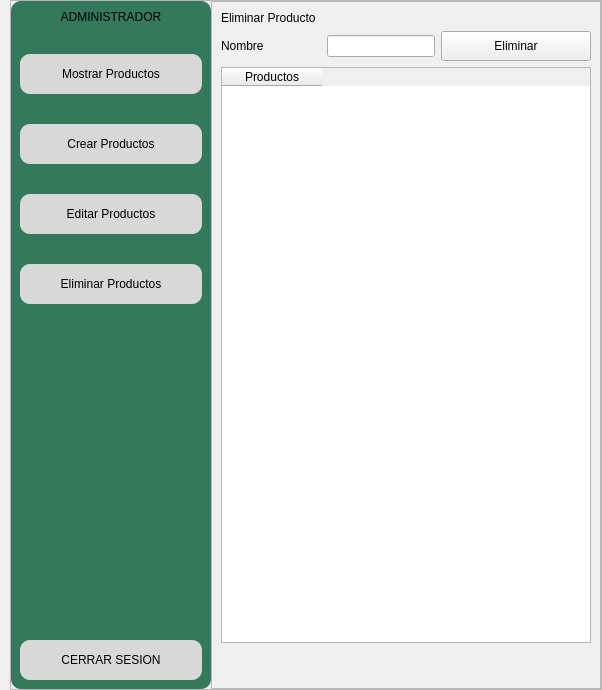
         <widget class="QWidget" name="pgEliminarProductoAdmin">
          <layout class="QHBoxLayout" name="horizontalLayout_98">
           <property name="spacing">
            <number>0</number>
           </property>
           <property name="leftMargin">
            <number>10</number>
           </property>
           <property name="topMargin">
            <number>0</number>
           </property>
           <property name="rightMargin">
            <number>0</number>
           </property>
           <property name="bottomMargin">
            <number>0</number>
           </property>
           <item>
            <widget class="QFrame" name="frame_46">
             <property name="frameShape">
              <enum>QFrame::StyledPanel</enum>
             </property>
             <property name="frameShadow">
              <enum>QFrame::Raised</enum>
             </property>
             <layout class="QHBoxLayout" name="horizontalLayout_94">
              <property name="spacing">
               <number>0</number>
              </property>
              <property name="leftMargin">
               <number>0</number>
              </property>
              <property name="topMargin">
               <number>0</number>
              </property>
              <property name="rightMargin">
               <number>0</number>
              </property>
              <property name="bottomMargin">
               <number>0</number>
              </property>
              <item>
               <widget class="QFrame" name="frame_49">
                <property name="minimumSize">
                 <size>
                  <width>200</width>
                  <height>0</height>
                 </size>
                </property>
                <property name="maximumSize">
                 <size>
                  <width>200</width>
                  <height>16777215</height>
                 </size>
                </property>
                <property name="styleSheet">
                 <string notr="true">background-color: #35795c;
border-radius:10px;</string>
                </property>
                <property name="frameShape">
                 <enum>QFrame::StyledPanel</enum>
                </property>
                <property name="frameShadow">
                 <enum>QFrame::Raised</enum>
                </property>
                <layout class="QVBoxLayout" name="verticalLayout_56">
                 <property name="spacing">
                  <number>30</number>
                 </property>
                 <item>
                  <widget class="QLabel" name="label_85">
                   <property name="styleSheet">
                    <string notr="true">font: 87 11pt &quot;Arial Black&quot;;</string>
                   </property>
                   <property name="text">
                    <string>ADMINISTRADOR</string>
                   </property>
                   <property name="alignment">
                    <set>Qt::AlignCenter</set>
                   </property>
                  </widget>
                 </item>
                 <item>
                  <widget class="QPushButton" name="btnMostrarProductoAdmin1_4">
                   <property name="minimumSize">
                    <size>
                     <width>0</width>
                     <height>40</height>
                    </size>
                   </property>
                   <property name="styleSheet">
                    <string notr="true">QPushButton{
background-color: #d8d8d9;
font: 87 10pt &quot;Arial Black&quot;;
color: rgb(0, 0, 0);
border-radius:10px;

}

QPushButton:hover{
background-color: #c8c8c9;
color: rgb(0, 0, 0);
border-radius:10px;
}</string>
                   </property>
                   <property name="text">
                    <string>Mostrar Productos</string>
                   </property>
                  </widget>
                 </item>
                 <item>
                  <widget class="QPushButton" name="btnCrearProductoAdmin1_4">
                   <property name="minimumSize">
                    <size>
                     <width>0</width>
                     <height>40</height>
                    </size>
                   </property>
                   <property name="styleSheet">
                    <string notr="true">QPushButton{
background-color: #d8d8d9;
font: 87 10pt &quot;Arial Black&quot;;
color: rgb(0, 0, 0);
border-radius:10px;

}

QPushButton:hover{
background-color: #c8c8c9;
color: rgb(0, 0, 0);
border-radius:10px;
}</string>
                   </property>
                   <property name="text">
                    <string>Crear Productos</string>
                   </property>
                  </widget>
                 </item>
                 <item>
                  <widget class="QPushButton" name="btnEditarProductoAdmin1_4">
                   <property name="minimumSize">
                    <size>
                     <width>0</width>
                     <height>40</height>
                    </size>
                   </property>
                   <property name="styleSheet">
                    <string notr="true">QPushButton{
background-color: #d8d8d9;
font: 87 10pt &quot;Arial Black&quot;;
color: rgb(0, 0, 0);
border-radius:10px;

}

QPushButton:hover{
background-color: #c8c8c9;
color: rgb(0, 0, 0);
border-radius:10px;
}</string>
                   </property>
                   <property name="text">
                    <string>Editar Productos</string>
                   </property>
                  </widget>
                 </item>
                 <item>
                  <widget class="QPushButton" name="btnEliminarProductoAdmin1_4">
                   <property name="minimumSize">
                    <size>
                     <width>0</width>
                     <height>40</height>
                    </size>
                   </property>
                   <property name="styleSheet">
                    <string notr="true">QPushButton{
background-color: #d8d8d9;
font: 87 10pt &quot;Arial Black&quot;;
color: rgb(0, 0, 0);
border-radius:10px;

}

QPushButton:hover{
background-color: #c8c8c9;
color: rgb(0, 0, 0);
border-radius:10px;
}</string>
                   </property>
                   <property name="text">
                    <string>Eliminar Productos</string>
                   </property>
                  </widget>
                 </item>
                 <item>
                  <spacer name="verticalSpacer_63">
                   <property name="orientation">
                    <enum>Qt::Vertical</enum>
                   </property>
                   <property name="sizeHint" stdset="0">
                    <size>
                     <width>20</width>
                     <height>306</height>
                    </size>
                   </property>
                  </spacer>
                 </item>
                 <item>
                  <widget class="QPushButton" name="btnCerrarSesionAdmin1_12">
                   <property name="minimumSize">
                    <size>
                     <width>0</width>
                     <height>40</height>
                    </size>
                   </property>
                   <property name="styleSheet">
                    <string notr="true">QPushButton{
background-color: #d8d8d9;
font: 87 9pt &quot;Arial Black&quot;;
color: rgb(0, 0, 0);
border-radius:10px;

}

QPushButton:hover{
background-color: #c8c8c9;
color: rgb(0, 0, 0);
border-radius:10px;
}</string>
                   </property>
                   <property name="text">
                    <string>CERRAR SESION</string>
                   </property>
                   <property name="icon">
                    <iconset>
                     <normaloff>Imagenes/logo cerrar sesion.png</normaloff>Imagenes/logo cerrar sesion.png</iconset>
                   </property>
                  </widget>
                 </item>
                </layout>
               </widget>
              </item>
              <item>
               <widget class="QFrame" name="frame_50">
                <property name="frameShape">
                 <enum>QFrame::StyledPanel</enum>
                </property>
                <property name="frameShadow">
                 <enum>QFrame::Raised</enum>
                </property>
                <layout class="QVBoxLayout" name="verticalLayout_57">
                 <item>
                  <widget class="QLabel" name="label_86">
                   <property name="styleSheet">
                    <string notr="true">font: 87 16pt &quot;Arial Black&quot;;</string>
                   </property>
                   <property name="text">
                    <string>Eliminar Producto</string>
                   </property>
                  </widget>
                 </item>
                 <item>
                  <layout class="QHBoxLayout" name="horizontalLayout_95">
                   <item>
                    <widget class="QLabel" name="label_87">
                     <property name="minimumSize">
                      <size>
                       <width>100</width>
                       <height>30</height>
                      </size>
                     </property>
                     <property name="maximumSize">
                      <size>
                       <width>100</width>
                       <height>30</height>
                      </size>
                     </property>
                     <property name="styleSheet">
                      <string notr="true">font: 87 11pt &quot;Arial Black&quot;;</string>
                     </property>
                     <property name="text">
                      <string>Nombre</string>
                     </property>
                    </widget>
                   </item>
                   <item>
                    <widget class="QLineEdit" name="nombreEliminarProductoAdmin"/>
                   </item>
                   <item>
                    <widget class="QPushButton" name="btnEliminarProductoPorNombre">
                     <property name="minimumSize">
                      <size>
                       <width>150</width>
                       <height>30</height>
                      </size>
                     </property>
                     <property name="maximumSize">
                      <size>
                       <width>150</width>
                       <height>30</height>
                      </size>
                     </property>
                     <property name="styleSheet">
                      <string notr="true">font: 87 11pt &quot;Arial Black&quot;;</string>
                     </property>
                     <property name="text">
                      <string>Eliminar</string>
                     </property>
                    </widget>
                   </item>
                  </layout>
                 </item>
                 <item>
                  <widget class="QTableWidget" name="tableEliminarProductosAdmin">
                   <column>
                    <property name="text">
                     <string>Productos</string>
                    </property>
                   </column>
                  </widget>
                 </item>
                 <item>
                  <layout class="QHBoxLayout" name="horizontalLayout_97">
                   <item>
                    <widget class="QLabel" name="labelInfoEliminarProductoAdmin">
                     <property name="minimumSize">
                      <size>
                       <width>300</width>
                       <height>30</height>
                      </size>
                     </property>
                     <property name="styleSheet">
                      <string notr="true">font: 87 10pt &quot;Arial Black&quot;;</string>
                     </property>
                     <property name="text">
                      <string/>
                     </property>
                    </widget>
                   </item>
                   <item>
                    <spacer name="horizontalSpacer_45">
                     <property name="orientation">
                      <enum>Qt::Horizontal</enum>
                     </property>
                     <property name="sizeHint" stdset="0">
                      <size>
                       <width>40</width>
                       <height>20</height>
                      </size>
                     </property>
                    </spacer>
                   </item>
                  </layout>
                 </item>
                </layout>
               </widget>
              </item>
             </layout>
            </widget>
           </item>
          </layout>
         </widget>
